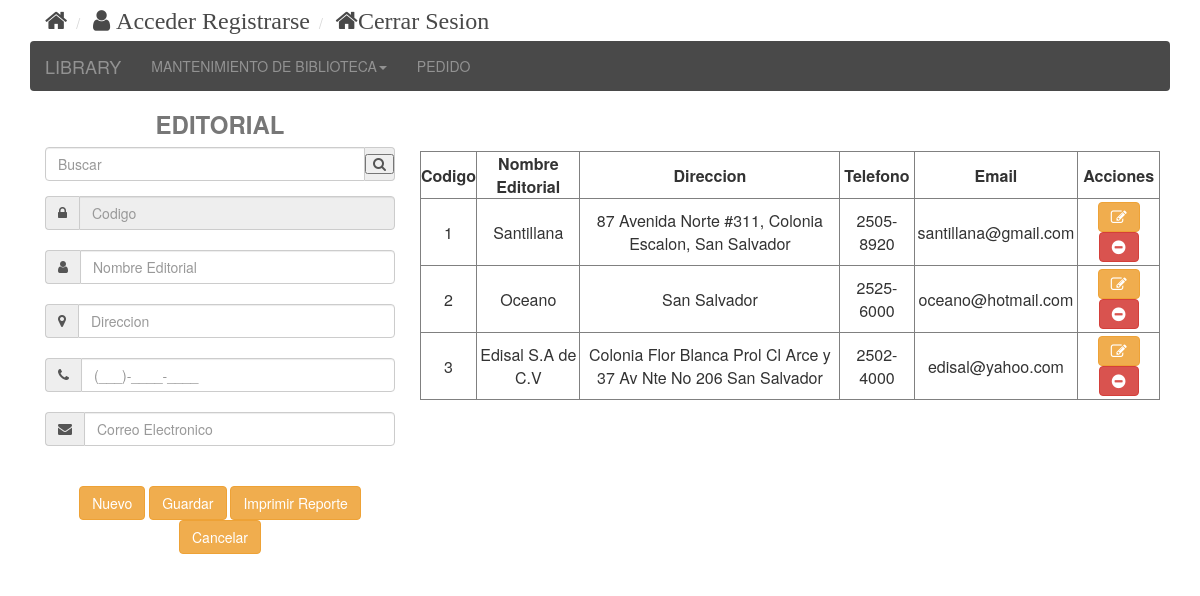
The page /formularios/frmEditorial.php on the database its author committed.
### tables this page shows
CREATE TABLE `tbleditorial` (
  `idEditorial` int(11) NOT NULL,
  `nombreEditorial` varchar(50) NOT NULL,
  `direccion` varchar(100) NOT NULL,
  `telefono` varchar(30) NOT NULL,
  `email` varchar(30) NOT NULL
);

### clases/conexion.php (called while the page is built, shortened)
<?php
class Conexion
{
    protected $conexion;
	public function __construct()
    {
		$this->conexion = mysqli_connect(HOST, USER, PASS,DBNAME);
		        return true;
	}
    public function ejecutarSql($sql)
    {
		$rs = mysqli_query($this->conexion,$sql);
		$sql	= "SELECT last_insert_id();";
		$rsId	= mysqli_query($this->conexion,$sql);
		$id		= mysqli_fetch_row($rsId);
		return $rs;
    }
}
?>

### procesos/editorial.php (the view, shortened to what this page needs)
<?php
include ('../clases/conexion.php');
    function mostrarDatos($bdConexion,$hCodigo,$txtNombreEditorial,$txtDireccion,$txtTelefono,$txtEmail,$txtBuscar)
    {
	$sqlMostrar = "SELECT * FROM tbleditorial
                       WHERE
                       idEditorial LIKE '%".$txtBuscar."%' OR
                       nombreEditorial LIKE '%".$txtBuscar."%' OR
                       direccion LIKE '%".$txtBuscar."%' OR
                       telefono LIKE '%".$txtBuscar."%' OR
                       email LIKE '%".$txtBuscar."%'";
	$rsMostrar = $bdConexion->ejecutarSql($sqlMostrar);
	print '	<tr >
				<th >Codigo</th>
				<th>Nombre Editorial</th>
                                <th>Direccion</th>
                                <th>Telefono</th>
                                <th>Email</th>
				<th >Acciones</th>
			</tr>';
	while($fila = mysqli_fetch_array($rsMostrar))
	{
		print "<tr>
			<td>".$fila['idEditorial']."</td>
			<td>".$fila['nombreEditorial']."</td>
                        <td>".$fila['direccion']."</td>
                        <td>".$fila['telefono']."</td>
                        <td>".$fila['email']."</td>
                            <td align='center'>
				<a href='frmEditorial.php?accion=editar&hCodigo=".$fila['idEditorial']."&txtNombreEditorial=".$fila['nombreEditorial']."&txtDireccion=".$fila['direccion']."&txtTelefono=".$fila['telefono']."&txtEmail=".$fila['email']."'>
				<button type='submit' class='btn btn-warning  fa fa-edit'></button>
				</a>
				<a href='frmEditorial.php?accion=eliminar&hCodigo=".$fila['idEditorial']."&txtNombreEditorial=".$fila['nombreEditorial']."&txtDireccion=".$fila['direccion']."&txtTelefono=".$fila['telefono']."&txtEmail=".$fila['email']."' onclick='return eliminarItem();'>
				<button type='submit' class='btn btn-danger  fa fa-minus-circle'></button>
				</a>
                            </td>
                        </tr>";
	}
    }
?>

### css/stylefrm.css (style rules this page uses)
html,body { margin: 0px; padding: 0px; }
td { padding: 3px; }
th { text-align: center; }

### rows shown on the page
tbleditorial: idEditorial "1", nombreEditorial "Santillana", direccion "87 Avenida Norte #311, Colonia Escalon, San Salvador", telefono "2505-8920", email "santillana@gmail.com"
tbleditorial: idEditorial "2", nombreEditorial "Oceano", direccion "San Salvador", telefono "2525-6000", email "oceano@hotmail.com"
tbleditorial: idEditorial "3", nombreEditorial "Edisal S.A de C.V", direccion "Colonia Flor Blanca Prol Cl Arce y 37 Av Nte No 206 San Salvador", telefono "2502-4000", email "edisal@yahoo.com"

### other values the page prints
$this->usuario "Acceder Registrarse"
